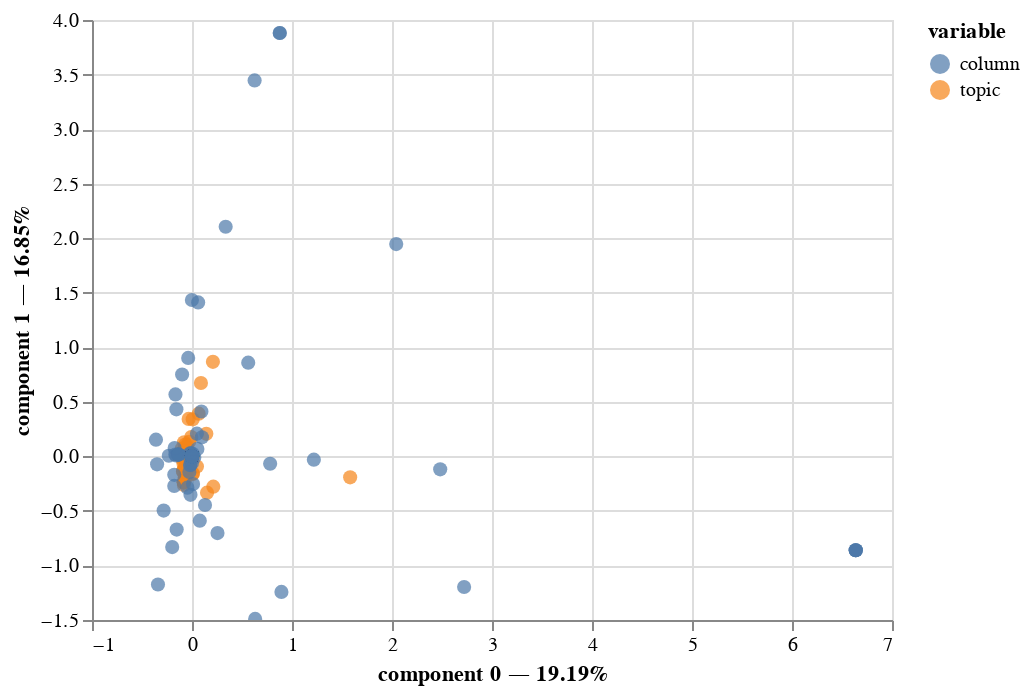

Source (notebook cell):
### Code cell
mca.plot(to_reformulate)

### Figure 1 — Vega-Lite specification as saved in the notebook (floating-point values rounded to 4 significant figures; data arrays with more than 128 entries replaced by an {"elided": "..."} marker saying what was removed)
{"config": {"view": {"continuousWidth": 400, "continuousHeight": 300}}, "data": {"name": "data-b41135724de37837e88a6ab1a8ea7897"}, "mark": {"type": "circle", "size": 50}, "encoding": {"color": {"field": "variable", "type": "nominal"}, "tooltip": [{"field": "variable", "type": "nominal"}, {"field": "value", "type": "nominal"}, {"field": "component 0", "type": "quantitative"}, {"field": "component 1", "type": "quantitative"}], "x": {"axis": {"title": "component 0 — 19.19%"}, "field": "component 0", "scale": {"zero": false}, "type": "quantitative"}, "y": {"axis": {"title": "component 1 — 16.85%"}, "field": "component 1", "scale": {"zero": false}, "type": "quantitative"}}, "selection": {"selector001": {"type": "interval", "bind": "scales", "encodings": ["x", "y"]}}, "$schema": "https://vega.github.io/schema/vega-lite/v4.17.0.json", "datasets": {"data-b41135724de37837e88a6ab1a8ea7897": {"elided": "177 records"}}}
